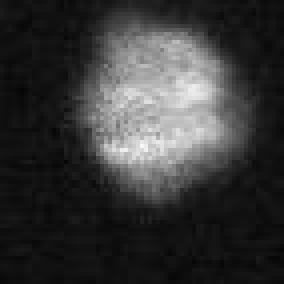
#> input picture data/read/sample.jpg, 71 x 71 px (shown 4 times larger); the run also reads 1 picture not shown here
$ python read_jpg.py
#> lines starting #> are read from the running program, lines starting #| are printed output that depends on the picture
from PIL import Image
import numpy as np

im = Image.open('./sample.jpg')
#> im is the input picture: PIL image 71x71 L; min 5, max 247, mean 55.4
im2 = Image.open('./sample.tiff')

im_arr = np.asarray(im)
im_arr2 = np.asarray(im2)

diff = np.asarray(im) - np.asarray(im2)
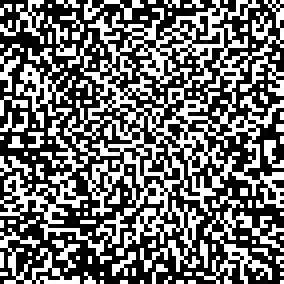
#> diff: shape (71, 71) (shown 4 times larger); min 0, max 255, mean 109.9

print(np.sum(diff))
#| 554103

im.save('sample2.jpg')
